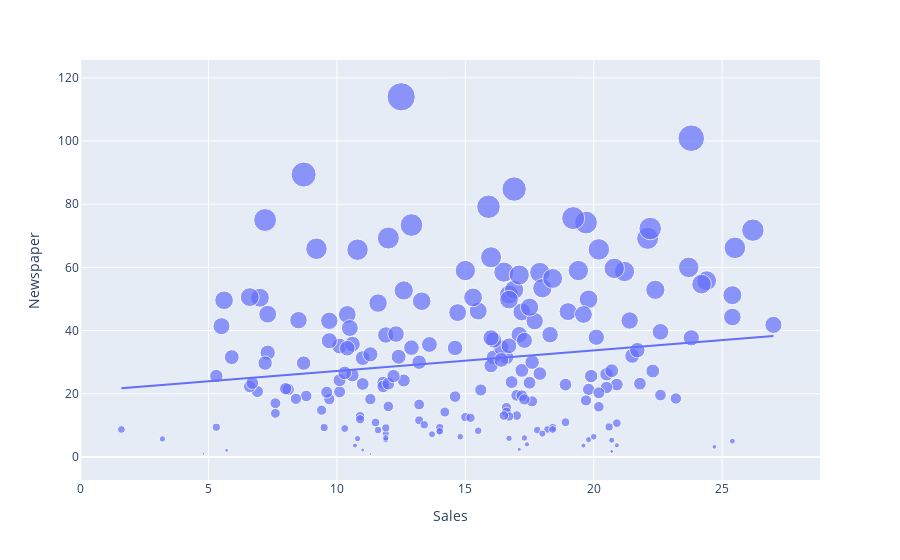

The cell this chart's notebook holds for it:
### Code cell
figure = px.scatter(data_frame = data, x="Sales",
                    y="Newspaper", size="Newspaper", trendline = "ols")
figure.show()

### Figure 1 — Plotly figure (JSON) as saved in the notebook; plotly's stock layout.template omitted (floating-point values rounded to 4 significant figures; data arrays with more than 128 entries replaced by an {"elided": "..."} marker saying what was removed)
{"data": [{"hovertemplate": "Sales=%{x}<br>Newspaper=%{marker.size}<extra></extra>", "legendgroup": "", "marker": {"color": "#636efa", "size": {"elided": "200 float values"}, "sizemode": "area", "sizeref": 0.285, "symbol": "circle"}, "mode": "markers", "name": "", "orientation": "v", "showlegend": false, "type": "scatter", "x": {"elided": "200 float values"}, "xaxis": "x", "y": {"elided": "200 float values"}, "yaxis": "y"}, {"hovertemplate": "<b>OLS trendline</b><br>Newspaper = 0.651064 * Sales + 20.7031<br>R<sup>2</sup>=0.024951<br><br>Sales=%{x}<br>Newspaper=%{y} <b>(trend)</b><extra></extra>", "legendgroup": "", "marker": {"color": "#636efa", "symbol": "circle"}, "mode": "lines", "name": "", "showlegend": false, "type": "scatter", "x": {"elided": "200 float values"}, "xaxis": "x", "y": {"elided": "200 float values"}, "yaxis": "y"}], "layout": {"legend": {"itemsizing": "constant", "tracegroupgap": 0}, "margin": {"t": 60}, "xaxis": {"anchor": "y", "domain": [0, 1], "title": {"text": "Sales"}}, "yaxis": {"anchor": "x", "domain": [0, 1], "title": {"text": "Newspaper"}}}}
